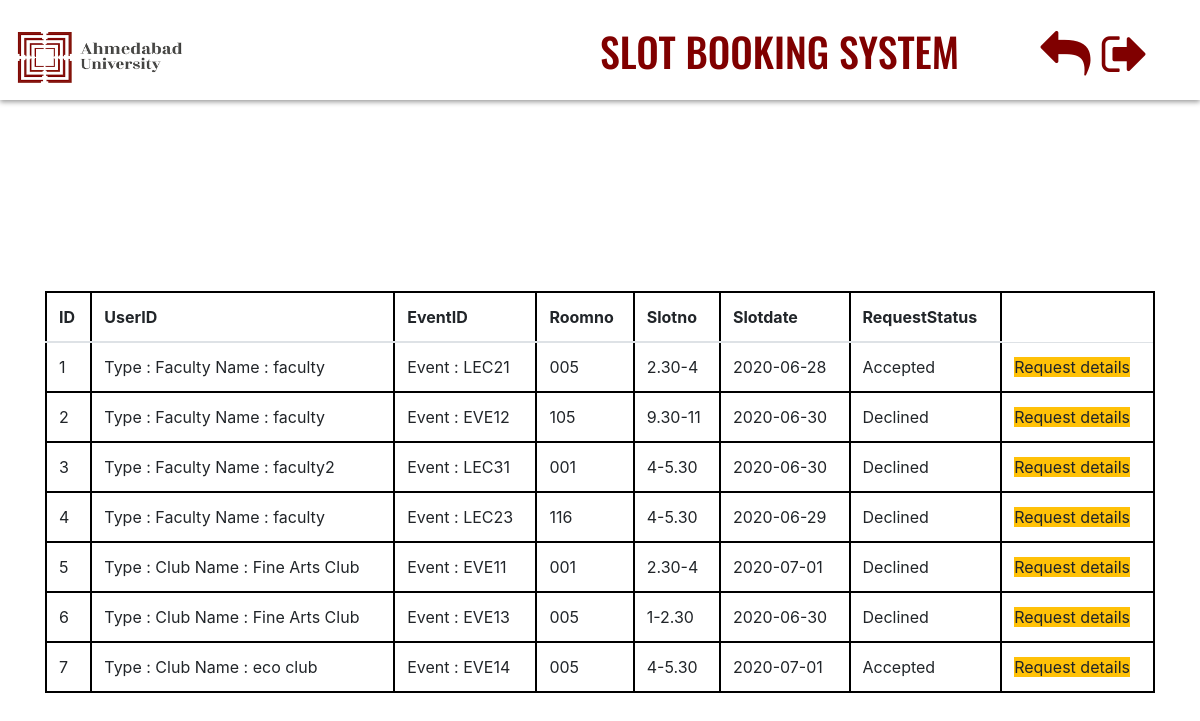
/admin_request, run on the app's committed database.
### slot/models.py (models this page shows)
class Request(models.Model):
    rEvent = models.ForeignKey(Event, default='LEC', on_delete=models.SET_DEFAULT)
    rUser = models.ForeignKey(User, default='faculty', on_delete=models.SET_DEFAULT)
    rSlot = models.CharField(max_length=15,  default="1")
    rDate = models.CharField(max_length=20,  default=" ")
    rRoom = models.CharField(max_length=10, default="005")
    type = (
        ('Accepted', 'accept'),
        ('Declined', 'decline'),
    )
    reqStatus = models.CharField(max_length=10, choices=type, default="Declined")
    fbDesc = models.TextField()

class User(models.Model):
    userName = models.CharField(max_length=100, blank='false',primary_key='true')
    userId = models.IntegerField()
    type = (
        ('Admin', 'admin'),
        ('Faculty', 'faculty'),
        ('Club', 'club')
    )
    userType = models.CharField(max_length=10, choices=type, default="Faculty")
    userMailId = models.CharField(max_length=100, default="@ahduni.edu.in")
    userPassword = models.CharField(max_length=100, blank='false')
    def __str__(self):
        return 'Type : {0} Name : {1}'.format(self.userType, self.userName)

class Event(models.Model):
    eventId = models.CharField(max_length=8,default='LECXXX',primary_key='true')
    eUser = models.ForeignKey(User, default=1, on_delete=models.SET_DEFAULT)
    eventName = models.CharField(max_length=50, blank='false')
    eventDesc = models.TextField(max_length=250,default='Event or Lecture')
    def __str__(self):
        return ' Event : {0}'.format(self.eventId)

### slot/views.py (the view)
# urls.py: url(r'^admin_request$', adminRequest, name='admin_request'),
def adminRequest(request):
    items = Request.objects.all()
    context = {
        'items': items
    }
    return render(request, 'admin_request.html', context)

### slot/templates/admin_request.html (shortened to what this page needs)
<!DOCTYPE html>
<html lang="en" >
<head>
  <link href="//maxcdn.bootstrapcdn.com/bootstrap/4.1.1/css/bootstrap.min.css" rel="stylesheet" id="bootstrap-css">
</head>
{% load static %}
<link rel="stylesheet" href="{% static '/css/bootstrap.css' %}">
<body>
<link rel="stylesheet" href="https://maxcdn.bootstrapcdn.com/font-awesome/4.5.0/css/font-awesome.min.css">
<header>
	<img  class="timlogo" src="\static\au3.png" alt="AU logo">
	<div class="cnt">
		<h1>SLOT BOOKING SYSTEM</h1>
	</div>
	<div class="head">
         <a href="{% url 'admin_dash' %}" class="tile socialmedia"><i class="fa fa-reply"></i></a>
		 <a href='/' class="tile socialmedia"><i class="fa fa-sign-out"></i></a>
	</div>
</header>
<div class="container" >
	<table class="table table-hover" style="float:left">
    <thead>
    <tr>
        <th>ID</th>
        <th>UserID</th>
        <th>EventID</th>
        <th>Roomno</th>
        <th>Slotno</th>
        <th>Slotdate</th>
        <th>RequestStatus</th>
    </tr>
    </thead>
    <tbody>
    {% for item in items %}
    <tr>
        <td>{{ item.pk}}</td>
        <td>{{ item.rUser}}</td>
        <td>{{ item.rEvent }}</td>
        <td>{{ item.rRoom }}</td>
        <td>{{ item.rSlot }}</td>
        <td>{{ item.rDate }}</td>
        <td>{{ item.reqStatus }}</td>
        <td><a href="/admin_req_change/{{item.pk}} " class="Btn btn-warning btn-md" role="button">Request details</a></td>
    </tr>
    {% endfor %}
    </tbody>
   </table>
</div>
</body>
</html>

### slot/templates/admin_request.html (style rules this page uses)
header * { box-sizing: border-box; margin: 0; padding: 0; }
header { height: 100px; width: 100%; position: relative; background-color: white; box-shadow: 0px 2px 5px rgba(0,0,0,.4); }
.timlogo { width: 200px; height: 100px; #align: left; #display: block; margin: 0 auto; padding-top: 15px; }
.cnt { position: absolute; display: block; top: 27px; left: 600px; color:#800000; font-size:50px; width: 500px; height: 100px; font-family: sans-serif; font-family: 'Oswald', sans-serif; }
.head { position: absolute; top: 35px; right: 50px; }
.head .tile { display: inline-block; height: 50px; width: 50px; margin-left: 5px; transition: all .3s ease-in; -webkit-transition: all .3s ease-in; }
.head .socialmedia { color: #800000; font-size: 50px; text-align: center; line-height: 50px; position: relative; top: -6px; }
html,body { background-repeat: no-repeat; height: 100%; font-family: 'Oswald', sans-serif; }
.container { height: 100%; align-content: center; }
table, th, td { border: 2px solid black; }

### data on the page
Request: pk "1", rUser "Type : Faculty Name : faculty", rEvent "Event : LEC21", rRoom "005", rSlot "2.30-4", rDate "2020-06-28", reqStatus "Accepted"
Request: pk "2", rUser "Type : Faculty Name : faculty", rEvent "Event : EVE12", rRoom "105", rSlot "9.30-11", rDate "2020-06-30", reqStatus "Declined"
Request: pk "3", rUser "Type : Faculty Name : faculty2", rEvent "Event : LEC31", rRoom "001", rSlot "4-5.30", rDate "2020-06-30", reqStatus "Declined"
Request: pk "4", rUser "Type : Faculty Name : faculty", rEvent "Event : LEC23", rRoom "116", rSlot "4-5.30", rDate "2020-06-29", reqStatus "Declined"
Request: pk "5", rUser "Type : Club Name : Fine Arts Club", rEvent "Event : EVE11", rRoom "001", rSlot "2.30-4", rDate "2020-07-01", reqStatus "Declined"
Request: pk "6", rUser "Type : Club Name : Fine Arts Club", rEvent "Event : EVE13", rRoom "005", rSlot "1-2.30", rDate "2020-06-30", reqStatus "Declined"
Request: pk "7", rUser "Type : Club Name : eco club", rEvent "Event : EVE14", rRoom "005", rSlot "4-5.30", rDate "2020-07-01", reqStatus "Accepted"
